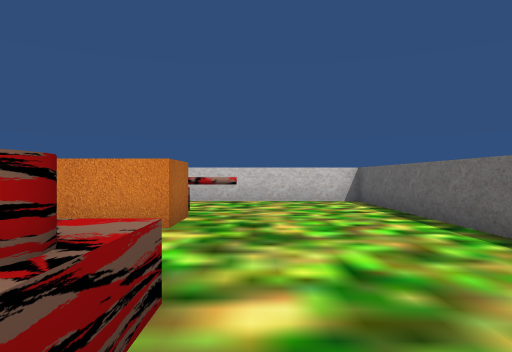
view 1 (above)

22 first-person views from a walk through a Unity game level. The camera is 1.5 m above the floor, looks level and sees 70° across. The floor is counted in squares, 2 m on a side. Each view is taken from the middle of a square. On the plan, view 1 faces up. The plan holds only what a view shows up to about 11 squares ahead; the rest is blank. The place goes on beyond the plan.

view 2
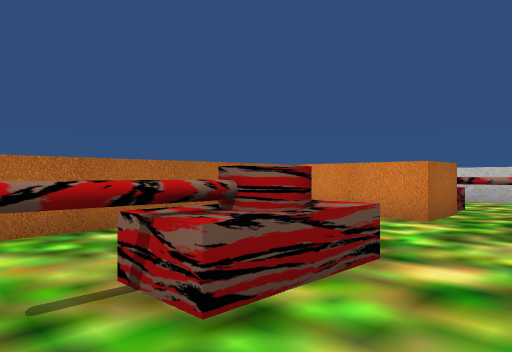

view 3
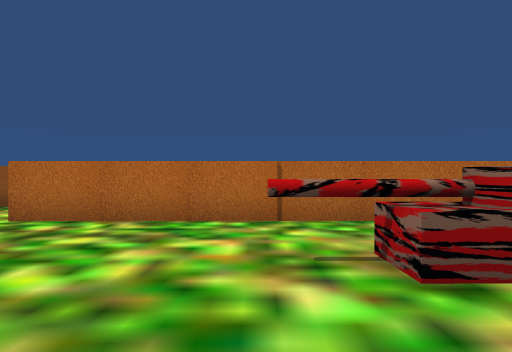

view 4
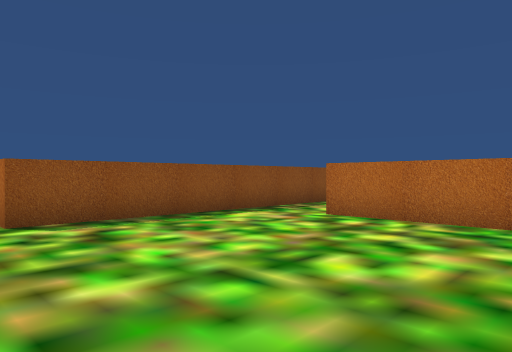

view 5
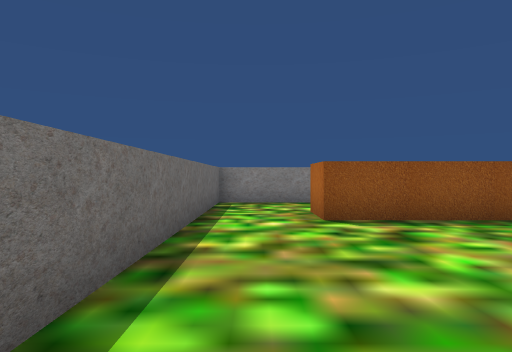

view 6
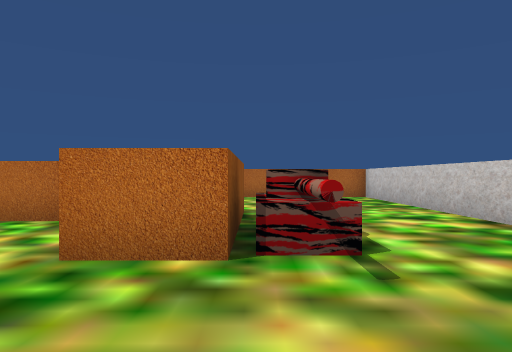

view 7
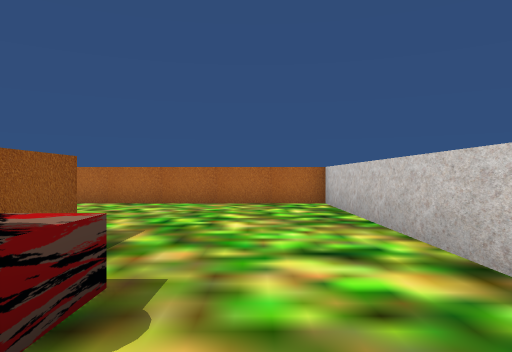

view 8
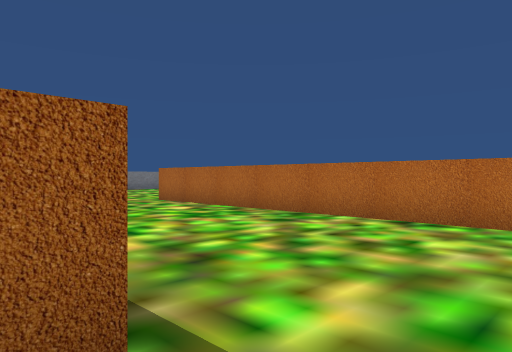

view 9
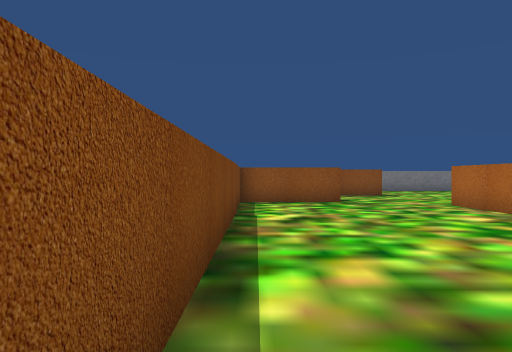

view 10
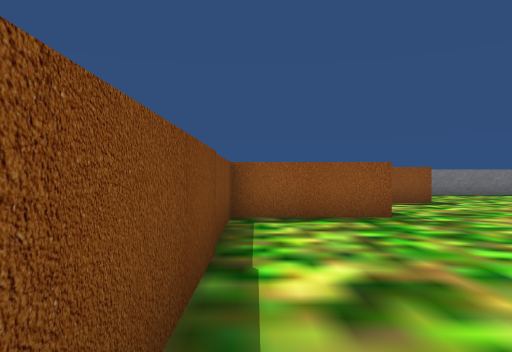

view 11
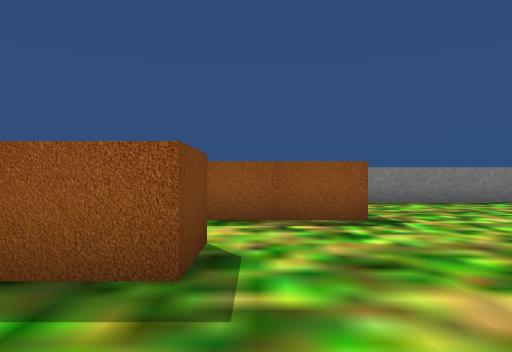

view 12
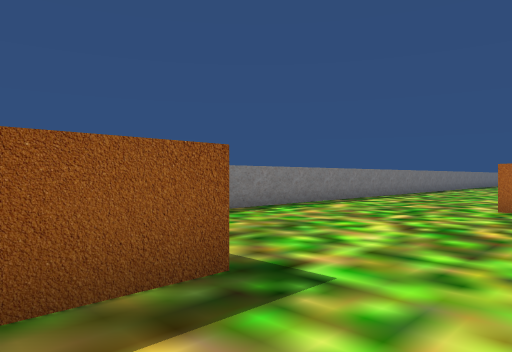

view 13
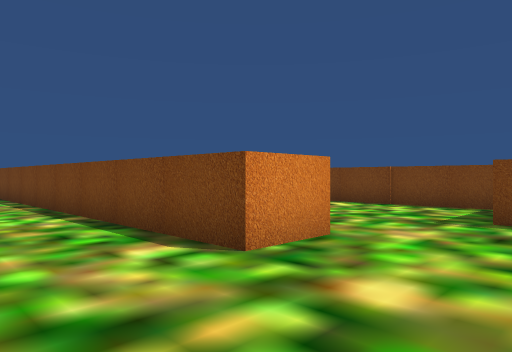

view 14
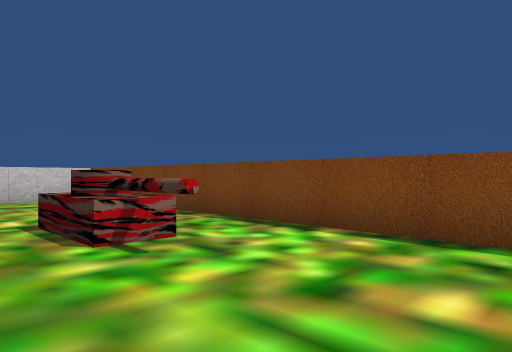

view 15
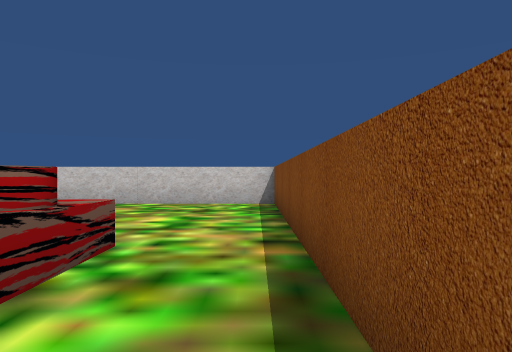

view 16
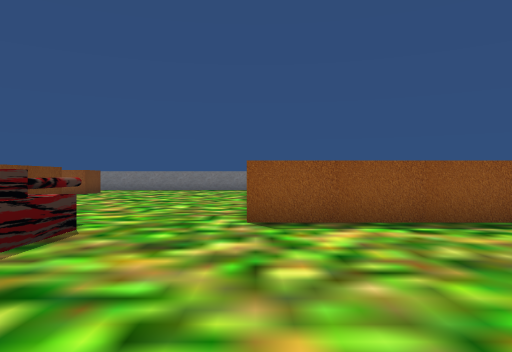

view 17
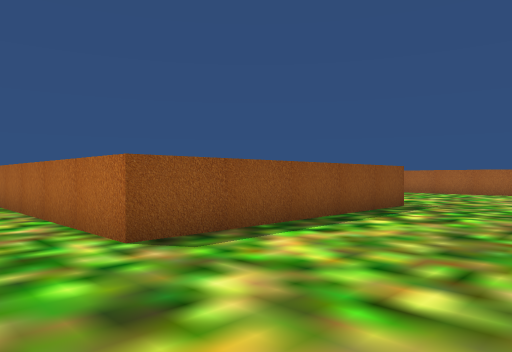

view 18
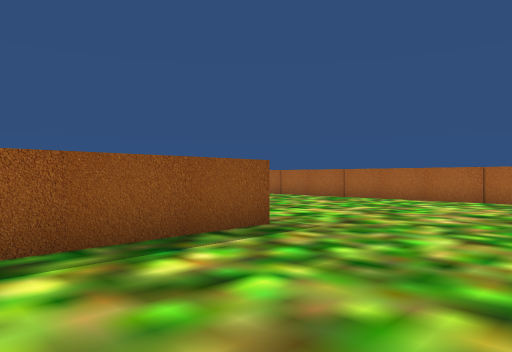

view 19
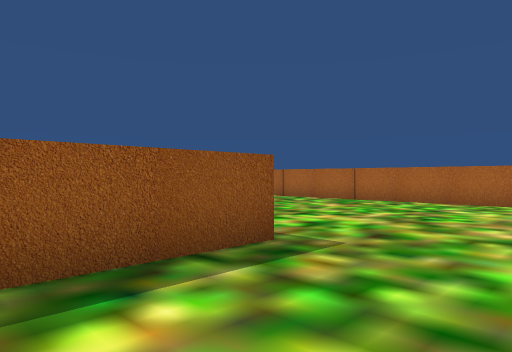

view 20
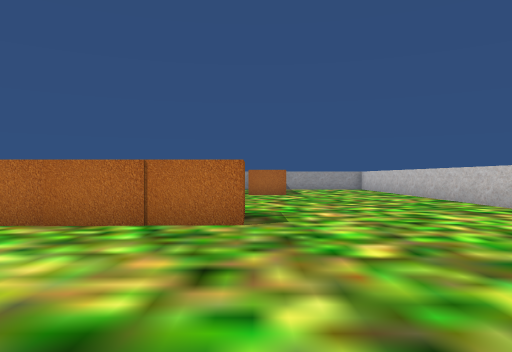

view 21
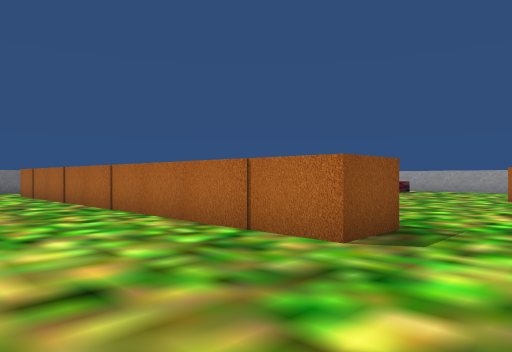

view 22
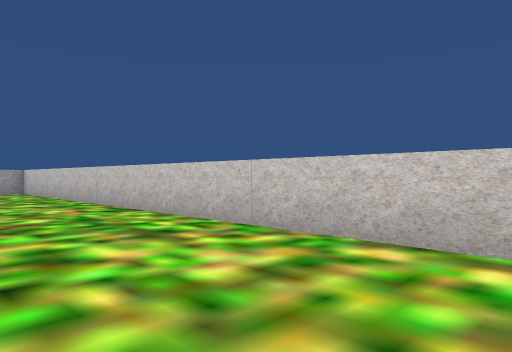

### Floor plan
Points are (right, up) in squares from view 1. A wall is a line through its corners. A room is listed if a view was taken in it or the views show most of it. See-through windows are left out.
Room 1 (views 1, 2, 3, 4, 5, 6, 7, 8, 9, 10, 11)
walls: (-4.1, 3.8) (-4.1, -5.1); (-1.2, 6.6) (-1.2, 5.3) (-3.6, 5.3); (-5.6, 6.8) (-2.4, 6.8); (3, 4.2) (3, 10.9) (-11, 10.9) (-11, -2.4); (-8.5, -3.6) (-5.6, -3.6) (-5.6, 6.5); (-3.4, -7.2) (0.8, -7.2) (0.8, -8.6); (3, -8.4) (3, -2.5)
low walls: (-0.6, 2.2) (-0.5, 1.3)
ways out: opening at (-9.5, -2.5) to room 2; opening at (-3, -6.5) to room 2; opening at (1.5, -8) to room 2
objects: other object (-3, 7) to (-2, 8); other object (-2, 8) to (-1, 8); other object (-1, -1) to (-1, 0); other object (-1, 1)
Room 2 (views 12, 13, 14, 15, 16, 17, 18, 19, 20, 21, 22)
walls: (-25.2, 2.1) (-17.9, 2.1) (-17.9, -4.5); (-34.2, 4.8) (-32.6, 4.8) (-32.4, -5.1); (-30.6, 10.9) (-41.6, 10.9); (-18.2, -11.4) (-12.1, -11.4); (-11, -2.4) (-12.5, -2.4) (-12.5, 10.6); (-11, -7.2) (-3.4, -7.2); (-12.4, 10.9) (-18.4, 10.9); (-8.4, -5.1) (-8.5, -3.6); (0.4, -11.4) (3, -11.4) (3, -8.4)
low walls: (-15.5, 4.3) (-15.5, 4.9); (-14.5, 4.9) (-14.5, 4.3)
ways out: opening at (-9.5, -2.5) to room 1; opening at (-3, -6.5) to room 1; opening at (1.5, -8) to room 1
objects: other object (-15, 2) to (-15, 3); other object (-15, 4)

Positions as (right, up) in squares from view 1, and headings:
1: (0, 0), facing up
2: (1, -1), facing up-left
3: (2, -1), facing left
4: (2, -1), facing down-left
5: (2, -1), facing down
6: (2, 7), facing left
7: (-1, 9), facing left
8: (-5, 8), facing down-left
9: (-6, 7), facing down
10: (-6, 3), facing down
11: (-9, -1), facing down
12: (-9, -5), facing down-left
13: (-15, -5), facing up-right
14: (-17, -1), facing up-right
15: (-13, 1), facing up
16: (-18, 8), facing down
17: (-16, 6), facing down-left
18: (-21, 6), facing down-left
19: (-22, 5), facing down-left
20: (-27, 5), facing left
21: (-29, 7), facing down-left
22: (-30, 7), facing up-left
